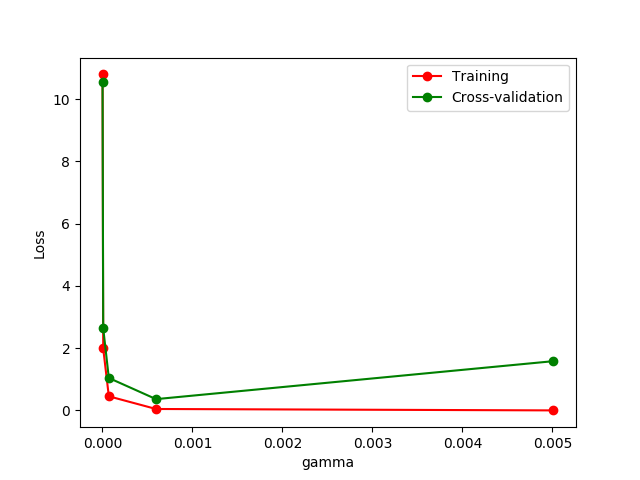

Reproduce this figure in Python.
#validation_curve_sample
from sklearn.learning_curve import  validation_curve
from sklearn.datasets import load_digits
from sklearn.svm import SVC
import matplotlib.pyplot as plt
import numpy as np

digits = load_digits()
X = digits.data
y = digits.target

#帶不同的gamma畫圖看結果
param_range = np.logspace(-6, -2.3, 5)
train_loss, test_loss = validation_curve(
        SVC(), X, y, param_name='gamma', param_range=param_range, cv=10,
        scoring='mean_squared_error')

train_loss_mean = -np.mean(train_loss, axis=1)
test_loss_mean = -np.mean(test_loss, axis=1)

plt.plot(param_range, train_loss_mean, 'o-', color="r",
             label="Training")
plt.plot(param_range, test_loss_mean, 'o-', color="g",
             label="Cross-validation")

plt.xlabel("gamma")
plt.ylabel("Loss")
plt.legend(loc="best")
plt.show()
